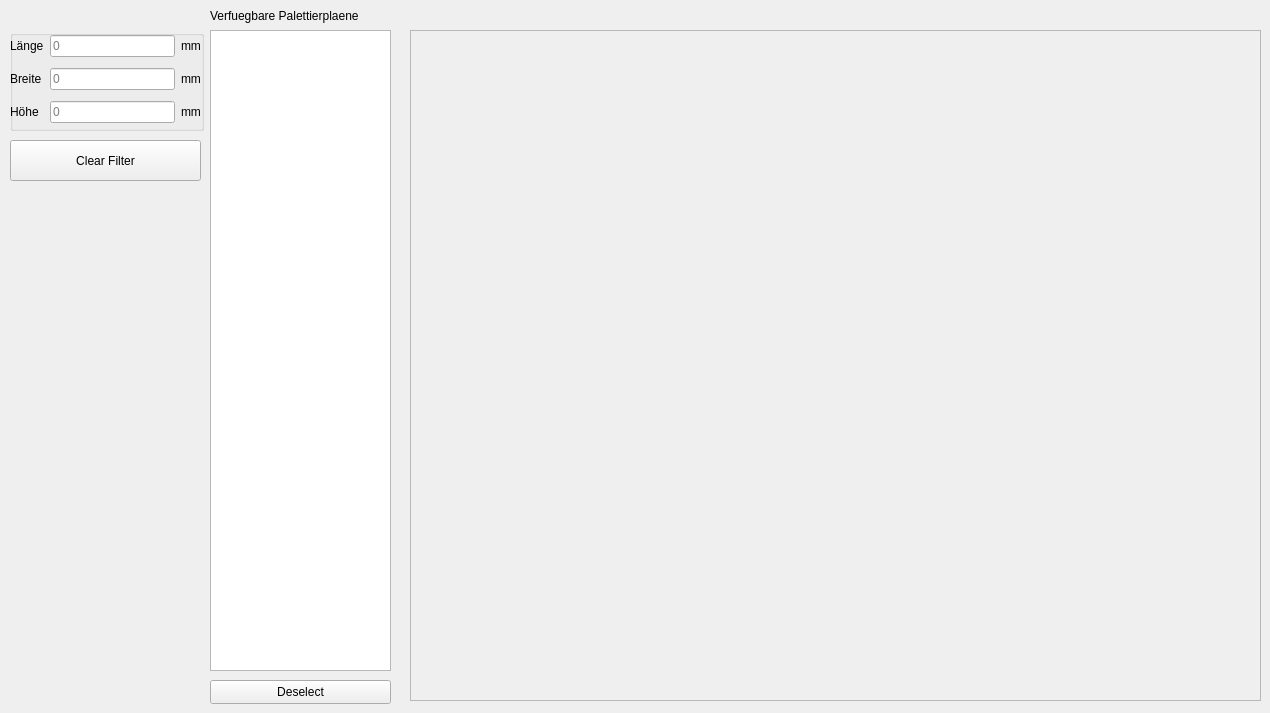
   <widget class="QWidget" name="Experimental">
    <widget class="QLabel" name="availableRobFiles">
     <property name="geometry">
      <rect>
       <x>210</x>
       <y>0</y>
       <width>201</width>
       <height>31</height>
      </rect>
     </property>
     <property name="text">
      <string>Verfuegbare Palettierplaene</string>
     </property>
    </widget>
    <widget class="QPushButton" name="ButtonZurueck_8">
     <property name="geometry">
      <rect>
       <x>0</x>
       <y>270</y>
       <width>81</width>
       <height>81</height>
      </rect>
     </property>
     <property name="cursor">
      <cursorShape>PointingHandCursor</cursorShape>
     </property>
     <property name="text">
      <string/>
     </property>
     <property name="icon">
      <iconset resource="MainWindowResources.qrc">
       <normaloff>:/Misc/imgs/zurueck.png</normaloff>:/Misc/imgs/zurueck.png</iconset>
     </property>
     <property name="iconSize">
      <size>
       <width>81</width>
       <height>81</height>
      </size>
     </property>
     <property name="flat">
      <bool>true</bool>
     </property>
    </widget>
    <widget class="QListWidget" name="robFilesListWidget">
     <property name="geometry">
      <rect>
       <x>210</x>
       <y>30</y>
       <width>181</width>
       <height>641</height>
      </rect>
     </property>
    </widget>
    <widget class="QPushButton" name="deselectRobFile">
     <property name="geometry">
      <rect>
       <x>210</x>
       <y>680</y>
       <width>181</width>
       <height>24</height>
      </rect>
     </property>
     <property name="text">
      <string>Deselect</string>
     </property>
    </widget>
    <widget class="QFrame" name="MatplotLibCanvasFrame">
     <property name="geometry">
      <rect>
       <x>410</x>
       <y>30</y>
       <width>851</width>
       <height>671</height>
      </rect>
     </property>
     <property name="frameShape">
      <enum>QFrame::Shape::StyledPanel</enum>
     </property>
     <property name="frameShadow">
      <enum>QFrame::Shadow::Raised</enum>
     </property>
    </widget>
    <widget class="QPushButton" name="LadePallettenplan_2">
     <property name="geometry">
      <rect>
       <x>120</x>
       <y>280</y>
       <width>60</width>
       <height>60</height>
      </rect>
     </property>
     <property name="sizePolicy">
      <sizepolicy hsizetype="Minimum" vsizetype="Minimum">
       <horstretch>0</horstretch>
       <verstretch>0</verstretch>
      </sizepolicy>
     </property>
     <property name="cursor">
      <cursorShape>PointingHandCursor</cursorShape>
     </property>
     <property name="focusPolicy">
      <enum>Qt::FocusPolicy::StrongFocus</enum>
     </property>
     <property name="text">
      <string/>
     </property>
     <property name="icon">
      <iconset resource="MainWindowResources.qrc">
       <normaloff>:/Misc/imgs/load.png</normaloff>:/Misc/imgs/load.png</iconset>
     </property>
     <property name="iconSize">
      <size>
       <width>60</width>
       <height>60</height>
      </size>
     </property>
     <property name="flat">
      <bool>true</bool>
     </property>
    </widget>
    <widget class="QGroupBox" name="groupBoxFilters">
     <property name="geometry">
      <rect>
       <x>10</x>
       <y>30</y>
       <width>194</width>
       <height>101</height>
      </rect>
     </property>
     <property name="autoFillBackground">
      <bool>false</bool>
     </property>
     <property name="title">
      <string/>
     </property>
     <widget class="QWidget" name="gridLayoutWidget">
      <property name="geometry">
       <rect>
        <x>0</x>
        <y>0</y>
        <width>191</width>
        <height>101</height>
       </rect>
      </property>
      <layout class="QGridLayout" name="gridLayout">
       <item row="0" column="2">
        <widget class="QLabel" name="label_3">
         <property name="text">
          <string>mm</string>
         </property>
        </widget>
       </item>
       <item row="1" column="2">
        <widget class="QLabel" name="label_9">
         <property name="text">
          <string>mm</string>
         </property>
        </widget>
       </item>
       <item row="1" column="1">
        <widget class="QLineEdit" name="lineEditFilterWidth">
         <property name="inputMethodHints">
          <set>Qt::InputMethodHint::ImhDigitsOnly</set>
         </property>
         <property name="text">
          <string/>
         </property>
         <property name="placeholderText">
          <string>0</string>
         </property>
        </widget>
       </item>
       <item row="1" column="0">
        <widget class="QLabel" name="label_4">
         <property name="text">
          <string>Breite</string>
         </property>
        </widget>
       </item>
       <item row="0" column="0">
        <widget class="QLabel" name="label_2">
         <property name="text">
          <string>Länge</string>
         </property>
        </widget>
       </item>
       <item row="0" column="1">
        <widget class="QLineEdit" name="lineEditFilterLength">
         <property name="inputMethodHints">
          <set>Qt::InputMethodHint::ImhDigitsOnly</set>
         </property>
         <property name="text">
          <string/>
         </property>
         <property name="placeholderText">
          <string>0</string>
         </property>
        </widget>
       </item>
       <item row="2" column="0">
        <widget class="QLabel" name="label_10">
         <property name="text">
          <string>Höhe</string>
         </property>
        </widget>
       </item>
       <item row="2" column="2">
        <widget class="QLabel" name="label_26">
         <property name="text">
          <string>mm</string>
         </property>
        </widget>
       </item>
       <item row="2" column="1">
        <widget class="QLineEdit" name="lineEditFilterHeight">
         <property name="inputMethodHints">
          <set>Qt::InputMethodHint::ImhDigitsOnly</set>
         </property>
         <property name="text">
          <string/>
         </property>
         <property name="placeholderText">
          <string>0</string>
         </property>
        </widget>
       </item>
      </layout>
     </widget>
    </widget>
    <widget class="QPushButton" name="pushButtonClearFilters">
     <property name="geometry">
      <rect>
       <x>10</x>
       <y>140</y>
       <width>191</width>
       <height>41</height>
      </rect>
     </property>
     <property name="text">
      <string>Clear Filter</string>
     </property>
    </widget>
    <zorder>MatplotLibCanvasFrame</zorder>
    <zorder>availableRobFiles</zorder>
    <zorder>ButtonZurueck_8</zorder>
    <zorder>robFilesListWidget</zorder>
    <zorder>deselectRobFile</zorder>
    <zorder>LadePallettenplan_2</zorder>
    <zorder>groupBoxFilters</zorder>
    <zorder>pushButtonClearFilters</zorder>
   </widget>
